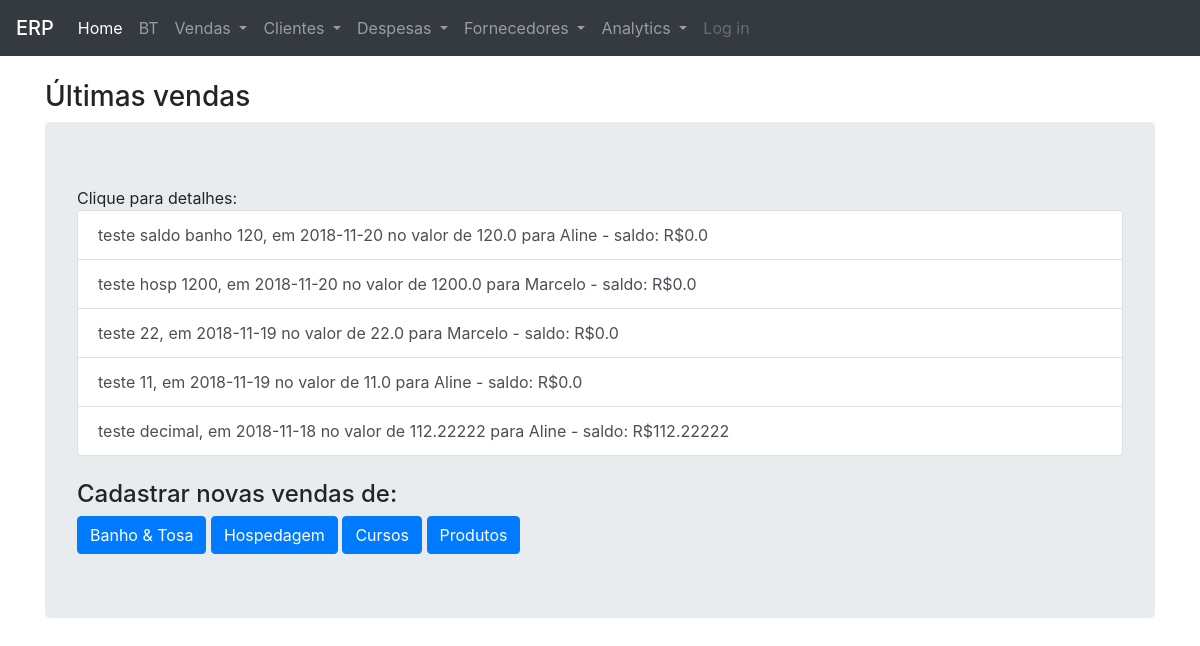
The app's page /listagem/vendas/0 with its own data.
### petshop/modelos/models.py (models this page shows, shortened)
class Vendas(db.Model):
    __tablename__ = 'vendas'
    id = db.Column(db.Integer, primary_key=True)
    tipo = db.Column(db.String(10), nullable=False)
    descricao = db.Column(db.Text, nullable=False)
    data_venda = db.Column(db.Date, nullable=False)
    valor_servicos = db.Column(db.Float, nullable=True)
    valor_taxi = db.Column(db.Float, nullable=True)
    cliente_id = db.Column(db.Integer, db.ForeignKey('clientes.id'))
    peludos_on_venda = db.relationship(
        "Peludos",
        secondary=association_table,
        back_populates="vendas_on_peludo")
    saldo = db.Column(db.Float, nullable=True)
    pagamentos = db.relationship('Pagamentos')
    data_pbanho = db.Column(db.Date, nullable=True)
    n_banhos = db.Column(db.Integer, nullable=True)
    tipo_banho = db.Column(db.String(15), nullable=True)
    pacote = db.Column(db.String(10), nullable=True)
    data_entrada = db.Column(db.Date, nullable=True)
    data_saida = db.Column(db.Date, nullable=True)
    valor_diarias = db.Column(db.Float, nullable=True)
    valor_prod = db.Column(db.Float, nullable=True)
    custo_prod = db.Column(db.Float, nullable=True)
    quantidade = db.Column(db.Integer, nullable=True)
    def calcula_saldo(self, tipo='saldo'):
        valor_total = (
                    (self.valor_servicos or 0)
                    + (self.valor_taxi or 0)
                    + (self.valor_diarias or 0)
                    + (self.valor_prod or 0)
                    )
        if tipo != 'total':
            if self.pagamentos:
                valores_pagos = [item.valor for item in self.pagamentos]
                valores_pagos = np.array(valores_pagos)
                saldo = round(valor_total - valores_pagos.sum(), 2)
                return saldo
            else:
                return valor_total
        return valor_total
    def __repr__(self):
        return f"""
        {self.descricao}, em {self.data_venda} no valor de {self.calcula_saldo(tipo='total')}
        para {Clientes.query.get(self.cliente_id).nome} - saldo: R${self.calcula_saldo()}
        """

class Clientes(db.Model):
    __tablename__ = 'clientes'
    id = db.Column(db.Integer, primary_key=True)
    nome = db.Column(db.String(30), nullable=False)
    sexo = db.Column(db.String(1), nullable=False)
    peludo = db.relationship('Peludos', backref='clientes', lazy=True)
    venda = db.relationship('Vendas', backref='clientes', lazy=True)
    contato = db.relationship('Contatos')
    endereco = db.relationship('Enderecos')

class Pagamentos(db.Model):
    __tablename__ = 'pagamentos'
    id = db.Column(db.Integer, primary_key=True)
    data = db.Column(db.Date, nullable=False)
    valor = db.Column(db.Float, nullable=False)
    valor_entrada = db.Column(db.Float, nullable=False)
    forma_pagto = db.Column(
        db.String(15), nullable=False)
    venda_id = db.Column(db.Integer, db.ForeignKey('vendas.id'))

### petshop/views/views_consultas.py (the view, shortened to what this page needs)
@views_consultas.route('/listagem/<tipo>/<int:id>', methods=['GET', 'POST'])
def listagens(tipo, id):
    if tipo == 'vendas':
        page = request.args.get('page', 1, type=int)
        listagem = (Vendas.query
                    .order_by(desc(Vendas.data_venda))
                    .paginate(page=page, per_page=5)
                    )
        heading = 'Últimas vendas'
        return render_template('listagens.html', listagem=listagem,
                               heading=heading, tipo=tipo, id=0)

### petshop/templates/listagens.html (shortened to what this page needs)
{% extends "base.html" %}
{% block content %}
<br>
{% if heading is string %}
    <h3 class="display-5">{{ heading }}</h3>
    {% else %}
    <h3 class="display-5">{{ heading[0] }}</h3>
    <hr>
    <h4 class="display-6">{{ heading[1] }} - {{ heading[2] }}</h4>
{% endif %}
<div class="jumbotron">
{% if listagem.items %}
    Clique para detalhes:
    <div class="list-group">
    {% for item in listagem.items %}
        {% if tipo in ['pagamentos'] %}
            <a href="{{ url_for('views_consultas.details',
                        tipo='d_pagamento', id = item.id) }}"
                        class="list-group-item list-group-item-action">
                    {{ item }}
            </a>
        {% else %}
            <a href="{{ url_for('views_consultas.details',
                        tipo=tipo, id = item.id) }}"
                        class="list-group-item list-group-item-action">
                    {{ item }}
            </a>
        {% endif %}
    {% endfor %}
{% endif %}
</div>
<div class="botoes">
    <br>
{% if tipo in ['vendas', 'aberto'] %}
    <h4>Cadastrar novas vendas de:</h4>
    <a class="btn btn-primary" href="{{ url_for('views_vendas.vendas', tipo = 'bt') }}">
        Banho & Tosa</a>
    <a class="btn btn-primary" href="{{ url_for('views_vendas.vendas', tipo = 'hosp') }}">
        Hospedagem</a>
    <a class="btn btn-primary" href="{{ url_for('views_vendas.vendas', tipo = 'cursos') }}">
        Cursos</a>
    <a class="btn btn-primary" href="{{ url_for('views_vendas.vendas', tipo = 'produtos') }}">
        Produtos</a>
{% elif tipo == 'clientes' %}
    <a class="btn btn-primary" href="{{ url_for('views_cadastros.cadastro_clientes',
    operacao='cadastrar', id=0) }}">
    Cadastrar novo cliente
    </a>
{% elif tipo == 'peludos' %}
    <a class="btn btn-primary" href="{{ url_for('views_cadastros.cadastro_peludos') }}">
        Cadastrar novo peludo </a>
{% elif (tipo == 'pagamentos') and (saldo > 0 ) %}
    <a class="btn btn-primary"
    href="{{ url_for('views_pagamentos.pagamentos', id=listagem.items[0].venda_id) }}">Adicionar $$$</a>
{% endif %}
</div>
{% endblock %}

### records on screen
Vendas: descricao+data_venda+valor_servicos "teste saldo banho 120, em 2018-11-20 no valor de 120.0 para Aline - saldo: R$0.0"
Vendas: descricao+data_venda+valor_servicos "teste hosp 1200, em 2018-11-20 no valor de 1200.0 para Marcelo - saldo: R$0.0"
Vendas: descricao+data_venda+valor_servicos "teste 22, em 2018-11-19 no valor de 22.0 para Marcelo - saldo: R$0.0"
Vendas: descricao+data_venda+valor_servicos "teste 11, em 2018-11-19 no valor de 11.0 para Aline - saldo: R$0.0"
Vendas: descricao+data_venda+valor_servicos "teste decimal, em 2018-11-18 no valor de 112.22222 para Aline - saldo: R$112.22222"

### other values on screen
{{ heading }} "Últimas vendas"
